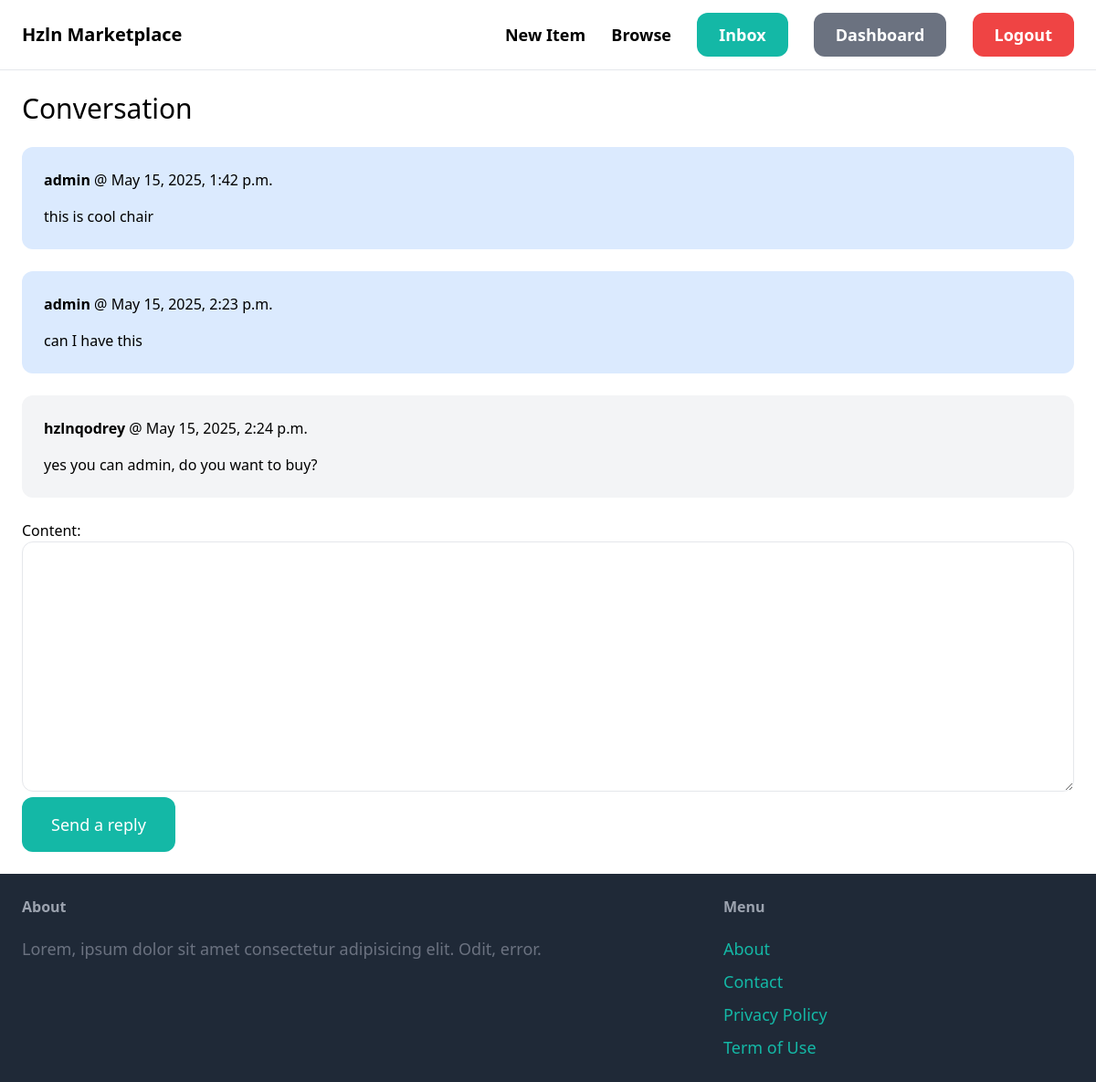
/inbox/3/ (signed in), run on an earlier commit of the app's database.
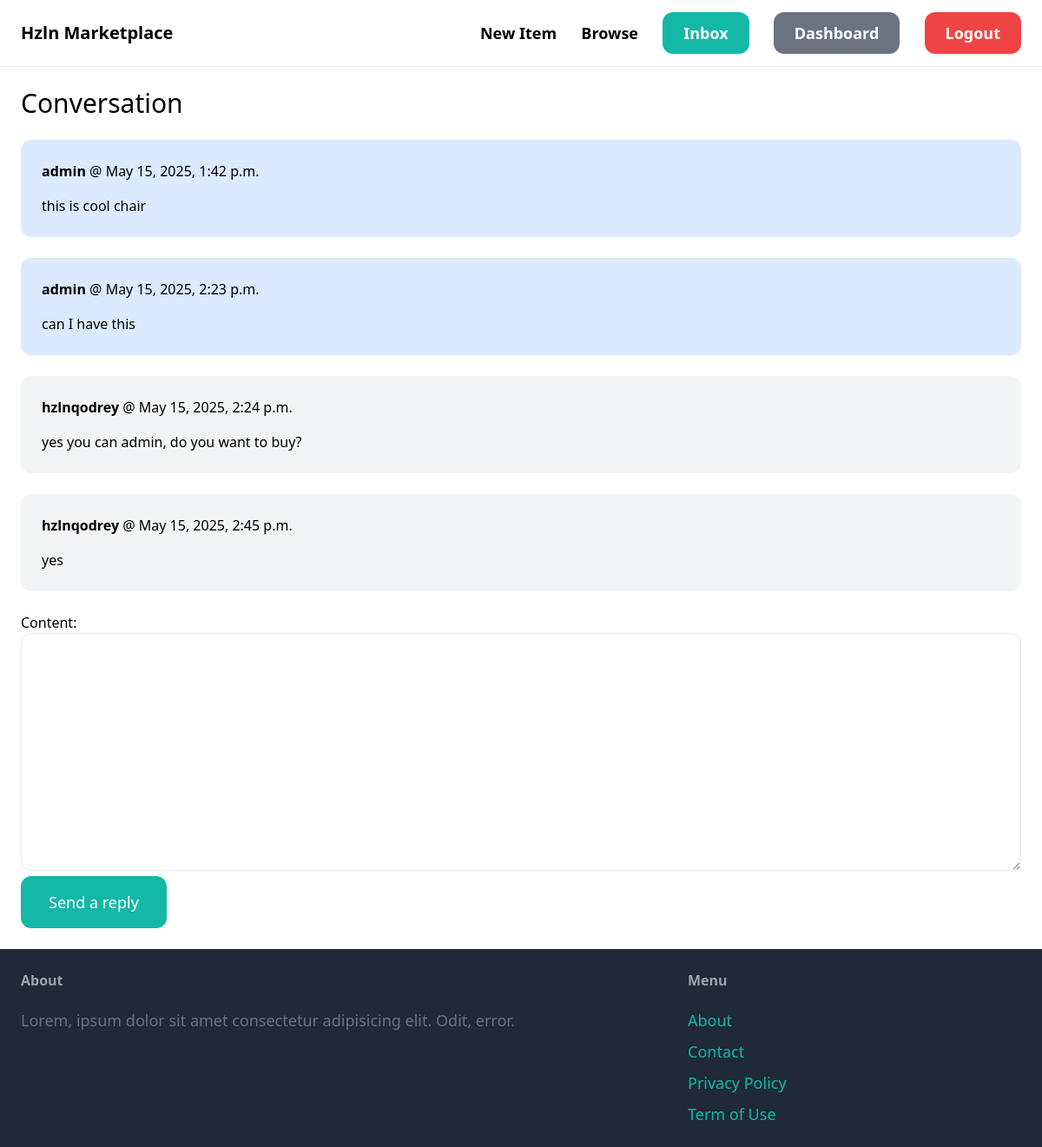
And on a later commit of the database.
### conversation/models.py (models this page shows)
class ConversationMessage(models.Model):
    conversation = models.ForeignKey(Conversation, related_name='messages', on_delete=models.CASCADE)
    content = models.TextField()
    created_at = models.DateTimeField(auto_now_add=True)
    created_by = models.ForeignKey(User, related_name='created_messages', on_delete=models.CASCADE)

### conversation/views.py (the view)
# urls.py: path('<int:pk>/', views.detail, name='detail'),
@login_required
def detail(request, pk):
    conversation = Conversation.objects.filter(members__in=[request.user.id]).get(pk=pk)
    if request.method == 'POST':
        form = ConversationMessageForm(request.POST)
        if form.is_valid():
            conversation_message = form.save(commit=False)
            conversation_message.conversation = conversation
            conversation_message.created_by = request.user
            conversation_message.save()
            conversation.save()
            return redirect('conversation:detail', pk=pk)
    else:
        form = ConversationMessageForm()
    return render(request, 'conversation/detail.html', {
        'conversation': conversation,
        'form': form
    })

### conversation/forms.py
class ConversationMessageForm(forms.ModelForm):
    class Meta:
        model = ConversationMessage
        fields = ('content',)
        widgets = {
            'content': forms.Textarea(attrs={
                'class': 'w-full py-4 px-6 rounded-xl border'
            }),
        }

### conversation/templates/conversation/detail.html (shortened to what this page needs)
{% extends 'core/base.html' %}
{% block content %}
<h1 class="mb-6 text-3xl">Conversation</h1>
<div class="space-y-6">
    {% for message in conversation.messages.all %}
    <div class="p-6 flex {% if message.created_by == request.user %}
                            bg-blue-100
                        {% else %}
                            bg-gray-100
                        {% endif %}
                rounded-xl">
        <div>
            <p class="mb-4">
                <strong>{{ message.created_by.username }}</strong> @ {{ message.created_at }}
            </p>
            <p class="">
                {{ message.content }}
            </p>
        </div>
    </div>
    {% endfor %}
</div>
<form action="." method="post" class="mt-6">
    {{ form.as_p }}
    <button class="py-4 px-8 text-lg bg-teal-500 hover:bg-teal-700 rounded-xl text-white">
        Send a reply
    </button>
</form>
{% endblock %}

What changed in the data, as far as the page shows it:
added ConversationMessage: created_by.username "hzlnqodrey", created_at "May 15, 2025, 2:45 p.m.", content "yes"
